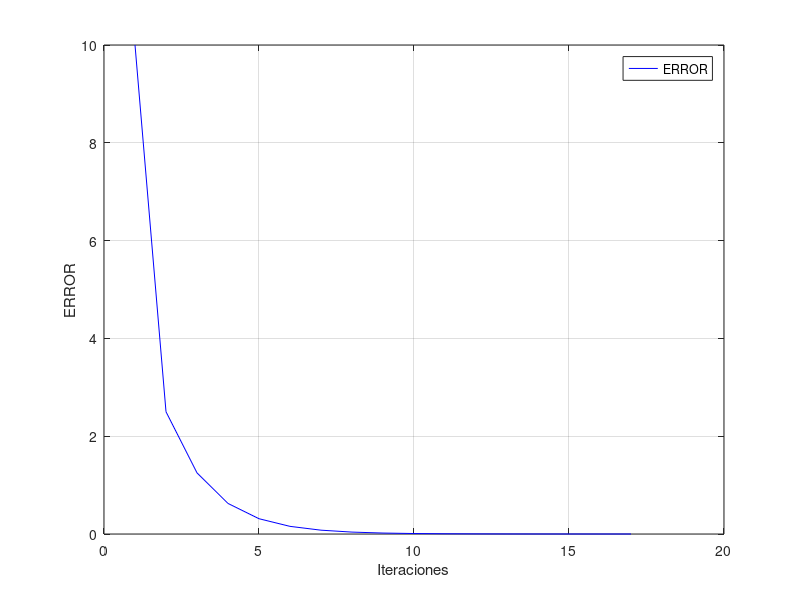

The MATLAB source for this figure:
xl=0;
xu=5;
i=1;
e(i)=10;

while(e(i)>0.0001)
    xr=(xl+xu)/2;

g_xl=(xl-(2^-xl));
g_xr=(xr-(2^-xr));
g_xu=(xu-(2^-xu));

if(g_xl*g_xr<0)
    xu=xr;
    e(i+1)=abs(xr-xl);
end

if(g_xu*g_xr<0)
    xl=xr;
    e(i+1)=abs(xu-xr);
end

i=i+1;

if(g_xu*g_xr==0)
    xr=xr
end
end

tamanio=size(e);
iter=1:1:tamanio(2);

figure('DefaultAxesFontsize',10)
plot(iter,e,'color','blue')

grid on
xlabel('Iteraciones')
ylabel('ERROR')
legend('ERROR')